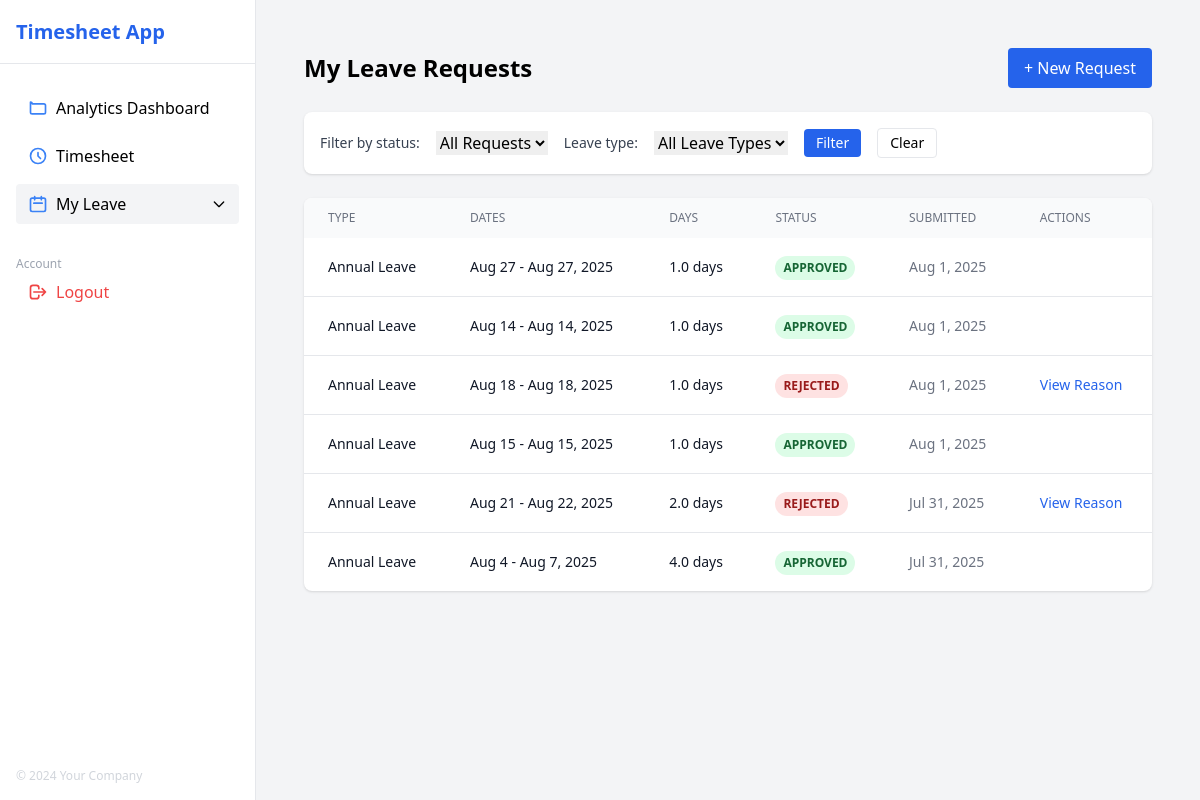
Screenshot of /leave_request/my_requests/ (signed in) with the database file from the repository.
### timesheet/models.py (models this page shows, shortened)
class LeaveRequest(models.Model):
    STATUS_CHOICES = [
        ("PENDING", "PENDING"),
        ("APPROVED", "APPROVED"),
        ("REJECTED", "REJECTED"),
        ("CANCELLED", "Cancelled"),
    ]
    user = models.ForeignKey(
        settings.AUTH_USER_MODEL,
        on_delete=models.CASCADE,
        related_name="leave_requests",
    )
    leave_type = models.ForeignKey(LeaveType, on_delete=models.CASCADE)
    start_date = models.DateField()
    end_date = models.DateField()
    total_days = models.DecimalField(max_digits=6, decimal_places=1)
    comments = models.TextField(
        blank=True, help_text="Optional comments to add when requesting leave"
    )
    status = models.CharField(max_length=10, choices=STATUS_CHOICES, default="PENDING")
    approved_by = models.ForeignKey(
        settings.AUTH_USER_MODEL,
        on_delete=models.SET_NULL,
        null=True,
        blank=True,
        related_name="approved_leave_requests",
    )
    approved_at = models.DateTimeField(null=True, blank=True)
    rejection_reason = models.TextField(blank=True)
    created = models.DateTimeField(auto_now_add=True)
    updated = models.DateTimeField(auto_now=True)
    class Meta:
        ordering = ["-created"]
        verbose_name = "Leave Request"

class LeaveType(models.Model):
    name = models.CharField(max_length=50, unique=True)
    code = models.CharField(max_length=50, unique=True)
    description = models.TextField(blank=True)
    requires_approval = models.BooleanField(default=True)
    active = models.BooleanField(default=True)
    def __str__(self):
        return self.name
    class Meta:
        ordering = ["name"]

### timesheet/views.py (the view)
# urls.py: path("leave_request/my_requests/", views.my_leave_requests, name="my_requests"),
def my_leave_requests(request):
    requests = LeaveRequest.objects.filter(user=request.user).order_by("-created")
    filter_form = LeaveFilterForm(request.GET)
    if filter_form.is_valid():
        status = filter_form.cleaned_data.get("status")
        leave_type = filter_form.cleaned_data.get("leave_type")
        date_from = filter_form.cleaned_data.get("date_from")
        date_to = filter_form.cleaned_data.get("date_to")
        if status:
            requests = requests.filter(status=status)
        if leave_type:
            requests = requests.filter(leave_type=leave_type)
        if date_from:
            requests = requests.filter(start_date__gte=date_from)
        if date_to:
            requests = requests.filter(end_date__lte=date_to)
    paginator = Paginator(requests, 10)
    page_number = request.GET.get("page")
    page_obj = paginator.get_page(page_number)
    context = {
        "page_obj": page_obj,
        "filter_form": filter_form,
        "status_choices": LeaveRequest.STATUS_CHOICES,
    }
    if request.headers.get("HX-Request"):
        return render(request, "partials/leave_requests_table.html", context)
    else:
        return render(request, "leave_request/my_leave_request.html", context)

### timesheet/forms.py
class LeaveFilterForm(forms.Form):
    STATUS_CHOICES = [("", "All Requests")] + LeaveRequest.STATUS_CHOICES
    status = forms.ChoiceField(
        choices=STATUS_CHOICES,
        required=False,
        widget=forms.Select(attrs={"class": "form-control"}),
    )
    leave_type = forms.ModelChoiceField(
        queryset=LeaveType.objects.filter(active=True),
        required=False,
        empty_label="All Leave Types",
        widget=forms.Select(attrs={"class": "form-control"}),
    )
    date_from = forms.DateField(
        required=False,
        widget=forms.DateInput(attrs={"type": "date", "class": "form-control"}),
        label="From Date",
    )
    date_to = forms.DateField(
        required=False,
        widget=forms.DateInput(attrs={"type": "date", "class": "form-control"}),
        label="To Date",
    )

### templates/leave_request/my_leave_request.html (shortened to what this page needs)
{% extends "base.html" %}
{% block content %}
<div class="p-6">
  <div class="flex items-center justify-between mb-6">
    <h1 class="text-2xl font-bold">My Leave Requests</h1>
    <div class="flex space-x-2">
      <a href="{% url 'timesheet:leave_request' %}"
         class="px-4 py-2 bg-blue-600 text-white rounded hover:bg-blue-700">
        + New Request
      </a>
    </div>
  </div>
  <div class="bg-white shadow rounded-lg p-4 mb-6">
    <form
      hx-get="{% url 'timesheet:my_requests' %}"
      hx-target="#requests-table"
      hx-trigger="submit"
      class="flex items-center space-x-4"
    >
      <label class="text-sm font-medium text-gray-700">Filter by status:</label>
      {{ filter_form.status }}
      <label class="text-sm font-medium text-gray-700">Leave type:</label>
      {{ filter_form.leave_type }}
      <button type="submit" class="px-3 py-1 bg-blue-600 text-white rounded text-sm hover:bg-blue-700">
        Filter
      </button>
      <a href="{% url 'timesheet:my_requests' %}"
         class="px-3 py-1 border rounded text-sm hover:bg-gray-50"
         hx-get="{% url 'timesheet:my_requests' %}"
         hx-target="#requests-table">
        Clear
      </a>
    </form>
  </div>
  <div id="requests-table">
    {% include 'partials/leave_requests_table.html' %}
  </div>
</div>
{% endblock %}

### templates/partials/leave_requests_table.html (shortened to what this page needs)
<div class="bg-white shadow rounded-lg overflow-hidden">
  {% if page_obj.object_list %}
    <table class="min-w-full">
      <thead class="bg-gray-50">
        <tr>
          <th class="px-6 py-3 text-left text-xs font-medium text-gray-500 uppercase">Type</th>
          <th class="px-6 py-3 text-left text-xs font-medium text-gray-500 uppercase">Dates</th>
          <th class="px-6 py-3 text-left text-xs font-medium text-gray-500 uppercase">Days</th>
          <th class="px-6 py-3 text-left text-xs font-medium text-gray-500 uppercase">Status</th>
          <th class="px-6 py-3 text-left text-xs font-medium text-gray-500 uppercase">Submitted</th>
          <th class="px-6 py-3 text-left text-xs font-medium text-gray-500 uppercase">Actions</th>
        </tr>
      </thead>
      <tbody class="divide-y divide-gray-200">
        {% for request in page_obj %}
          <tr class="hover:bg-gray-50" id="request-{{ request.id }}">
            <td class="px-6 py-4">
              <div class="text-sm font-medium text-gray-900">{{ request.leave_type.name }}</div>
            </td>
            <td class="px-6 py-4 text-sm text-gray-900">
              {{ request.start_date|date:"M j" }} - {{ request.end_date|date:"M j, Y" }}
            </td>
            <td class="px-6 py-4 text-sm text-gray-900">
              {{ request.total_days }} days
            </td>
            <td class="px-6 py-4">
              <span class="inline-flex px-2 py-1 text-xs font-semibold rounded-full
                         {% if request.status == 'APPROVED' %}bg-green-100 text-green-800
                         {% elif request.status == 'REJECTED' %}bg-red-100 text-red-800
                         {% elif request.status == 'PENDING' %}bg-yellow-100 text-yellow-800
                         {% else %}bg-gray-100 text-gray-800{% endif %}">
                {{ request.get_status_display }}
              </span>
            </td>
            <td class="px-6 py-4 text-sm text-gray-500">
              {{ request.created|date:"M j, Y" }}
            </td>
            <td class="px-6 py-4 text-sm">
              {% if request.status == 'PENDING' %}
                <button
                  hx-delete="{% url 'timesheet:cancel_request' request.id %}"
                  hx-target="#request-{{ request.id }}"
                  hx-swap="outerHTML"
                  hx-confirm="Are you sure you want to cancel this leave request?"
                  class="text-red-600 hover:text-red-800">
                  Cancel
                </button>
              {% elif request.status == 'REJECTED' and request.rejection_reason %}
                <button
                  onclick="showRejectionReason('{{ request.rejection_reason|escapejs }}')"
                  class="text-blue-600 hover:text-blue-800">
                  View Reason
                </button>
              {% endif %}
            </td>
          </tr>
        {% endfor %}
      </tbody>
    </table>
  {% endif %}
</div>

### rows the page displays
LeaveRequest: leave_type.name "Annual Leave", start_date "Aug 27", end_date "Aug 27, 2025", total_days "1.0", status "APPROVED", created "Aug 1, 2025"
LeaveRequest: leave_type.name "Annual Leave", start_date "Aug 14", end_date "Aug 14, 2025", total_days "1.0", status "APPROVED", created "Aug 1, 2025"
LeaveRequest: leave_type.name "Annual Leave", start_date "Aug 18", end_date "Aug 18, 2025", total_days "1.0", status "REJECTED", created "Aug 1, 2025"
LeaveRequest: leave_type.name "Annual Leave", start_date "Aug 15", end_date "Aug 15, 2025", total_days "1.0", status "APPROVED", created "Aug 1, 2025"
LeaveRequest: leave_type.name "Annual Leave", start_date "Aug 21", end_date "Aug 22, 2025", total_days "2.0", status "REJECTED", created "Jul 31, 2025"
LeaveRequest: leave_type.name "Annual Leave", start_date "Aug 4", end_date "Aug 7, 2025", total_days "4.0", status "APPROVED", created "Jul 31, 2025"
